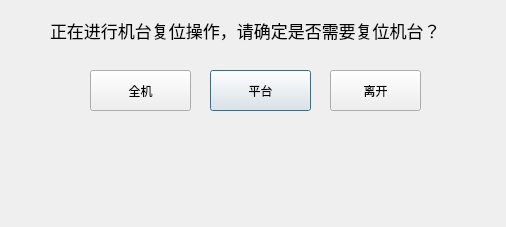
<?xml version="1.0" encoding="UTF-8"?>
<ui version="4.0">
 <class>DlgHome</class>
 <widget class="QDialog" name="DlgHome">
  <property name="geometry">
   <rect>
    <x>0</x>
    <y>0</y>
    <width>506</width>
    <height>227</height>
   </rect>
  </property>
  <property name="windowTitle">
   <string>系统复位</string>
  </property>
  <widget class="QLabel" name="label_home_notice">
   <property name="geometry">
    <rect>
     <x>50</x>
     <y>0</y>
     <width>421</width>
     <height>61</height>
    </rect>
   </property>
   <property name="font">
    <font>
     <pointsize>13</pointsize>
    </font>
   </property>
   <property name="text">
    <string>正在进行机台复位操作，请确定是否需要复位机台？</string>
   </property>
   <property name="wordWrap">
    <bool>true</bool>
   </property>
  </widget>
  <widget class="QLabel" name="label_hometip">
   <property name="geometry">
    <rect>
     <x>50</x>
     <y>130</y>
     <width>381</width>
     <height>51</height>
    </rect>
   </property>
   <property name="font">
    <font>
     <pointsize>13</pointsize>
    </font>
   </property>
   <property name="text">
    <string/>
   </property>
   <property name="wordWrap">
    <bool>true</bool>
   </property>
  </widget>
  <widget class="QPushButton" name="btn_homept">
   <property name="geometry">
    <rect>
     <x>210</x>
     <y>70</y>
     <width>101</width>
     <height>41</height>
    </rect>
   </property>
   <property name="styleSheet">
    <string notr="true">font: 75 15pt &quot;Ubuntu&quot;;</string>
   </property>
   <property name="text">
    <string>平台</string>
   </property>
  </widget>
  <widget class="QPushButton" name="btn_home_exit">
   <property name="geometry">
    <rect>
     <x>330</x>
     <y>70</y>
     <width>91</width>
     <height>41</height>
    </rect>
   </property>
   <property name="styleSheet">
    <string notr="true">font: 75 15pt &quot;Ubuntu&quot;;</string>
   </property>
   <property name="text">
    <string>离开</string>
   </property>
  </widget>
  <widget class="QPushButton" name="btn_homeall">
   <property name="geometry">
    <rect>
     <x>90</x>
     <y>70</y>
     <width>101</width>
     <height>41</height>
    </rect>
   </property>
   <property name="styleSheet">
    <string notr="true">font: 75 15pt &quot;Ubuntu&quot;;</string>
   </property>
   <property name="text">
    <string>全机</string>
   </property>
  </widget>
 </widget>
 <resources/>
 <connections/>
</ui>
